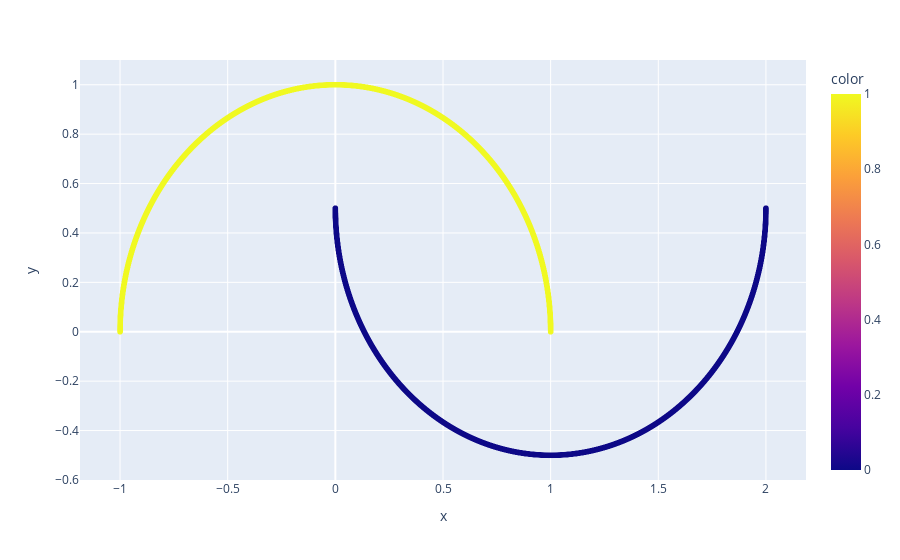

Notebook cell for this chart:
### Code cell
grafico = px.scatter(x = X_random[:, 0], y = X_random[:, 1], color = rotulos)
grafico.show() # o algoritmo nao eh compativel quando os dados possuem ruido.

### Figure 1 — Plotly figure (JSON) as saved in the notebook; plotly's stock layout.template omitted (floating-point values rounded to 4 significant figures; data arrays with more than 128 entries replaced by an {"elided": "..."} marker saying what was removed)
{"data": [{"hovertemplate": "x=%{x}<br>y=%{y}<br>color=%{marker.color}<extra></extra>", "legendgroup": "", "marker": {"color": {"elided": "1500 int values"}, "coloraxis": "coloraxis", "symbol": "circle"}, "mode": "markers", "name": "", "showlegend": false, "type": "scattergl", "x": {"elided": "1500 float values"}, "xaxis": "x", "y": {"elided": "1500 float values"}, "yaxis": "y"}], "layout": {"coloraxis": {"colorbar": {"title": {"text": "color"}}, "colorscale": [[0, "#0d0887"], [0.1111, "#46039f"], [0.2222, "#7201a8"], [0.3333, "#9c179e"], [0.4444, "#bd3786"], [0.5556, "#d8576b"], [0.6667, "#ed7953"], [0.7778, "#fb9f3a"], [0.8889, "#fdca26"], [1, "#f0f921"]]}, "legend": {"tracegroupgap": 0}, "margin": {"t": 60}, "xaxis": {"anchor": "y", "domain": [0, 1], "title": {"text": "x"}}, "yaxis": {"anchor": "x", "domain": [0, 1], "title": {"text": "y"}}}}
